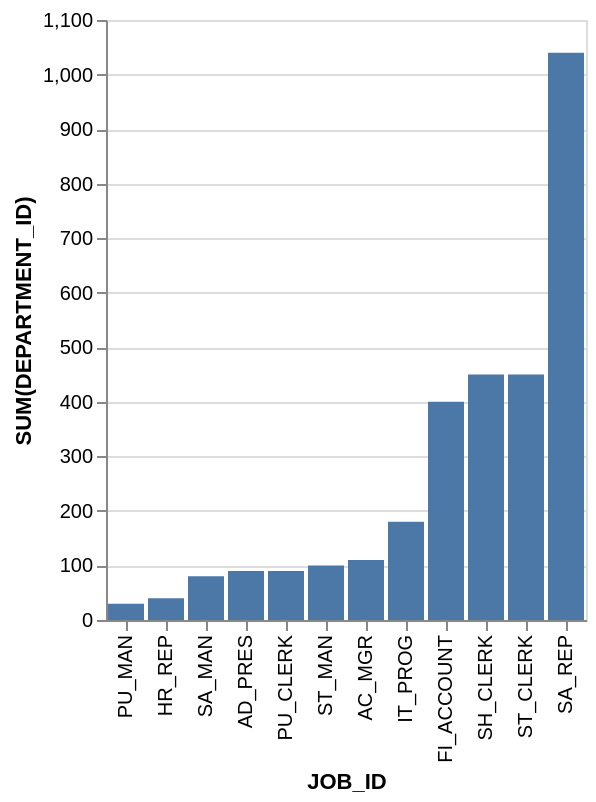

Describe this chart as a Vega-Lite specification.
### Vega-Lite specification from a JSON file in a GitHub repository (floating-point values rounded to 4 significant figures)
{"data": {"values": [{"x_data": "PU_MAN", "y_data": 30}, {"x_data": "HR_REP", "y_data": 40}, {"x_data": "SA_MAN", "y_data": 80}, {"x_data": "AD_PRES", "y_data": 90}, {"x_data": "PU_CLERK", "y_data": 90}, {"x_data": "ST_MAN", "y_data": 100}, {"x_data": "AC_MGR", "y_data": 110}, {"x_data": "IT_PROG", "y_data": 180}, {"x_data": "FI_ACCOUNT", "y_data": 400}, {"x_data": "SH_CLERK", "y_data": 450}, {"x_data": "ST_CLERK", "y_data": 450}, {"x_data": "SA_REP", "y_data": 1040}]}, "mark": "bar", "encoding": {"x": {"field": "x_data", "type": "nominal", "title": "JOB_ID", "sort": {"op": "sum", "field": "y_data", "order": "ascending"}}, "y": {"field": "y_data", "type": "quantitative", "title": "SUM(DEPARTMENT_ID)"}}}
